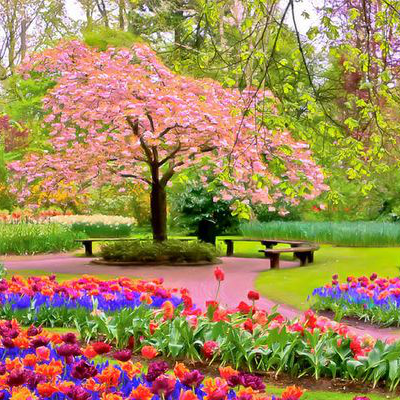
#> input picture IPMB/TUV0V.png, 400 x 400 px
$ jupyter execute --allow-errors koch-zhao.ipynb
#> lines starting #> are read from the running program, lines starting #| are printed output that depends on the picture
[cell 1]
import numpy as np
import random
from PIL import Image
from skimage import io
from skimage.util import view_as_blocks
from scipy.fftpack import dct, idct
# from studfile_dct import dct, idct

u1, v1 = 4, 5
u2, v2 = 5, 4
n = 8
P = 25
layer_to_modify = 2
print_matrix = True

def double_to_byte(arr):
    return np.uint8(np.round(np.clip(arr, 0, 255), 0))

def increment_abs(x):
    return x + 1 if x >= 0 else x - 1

def decrement_abs(x):
    if np.abs(x) <= 1:
        return 0
    else:
        return x - 1 if x >= 0 else x + 1

def abs_diff_coefs(transform):
    return abs(transform[u1, v1]) - abs(transform[u2, v2])

def valid_coefficients(transform, bit, threshold):
    difference = abs_diff_coefs(transform)
    if (bit == 0) and (difference > threshold):
        return True
    elif (bit == 1) and (difference < -threshold):
        return True
    else:
        return False

def change_coefficients(transform, bit):
    coefs = transform.copy()
    if bit == 0:
        coefs[u1, v1] = increment_abs(coefs[u1, v1])
        coefs[u2, v2] = decrement_abs(coefs[u2, v2])
    elif bit == 1:
        coefs[u1, v1] = decrement_abs(coefs[u1, v1])
        coefs[u2, v2] = increment_abs(coefs[u2, v2])
    return coefs

def embed_bit(block, bit):
    patch = block.copy()
    coefs = dct(dct(patch, axis=0), axis=1)
    while not valid_coefficients(coefs, bit, P) or (bit != retrieve_bit(patch)):
        coefs = change_coefficients(coefs, bit)
        patch = double_to_byte(idct(idct(coefs, axis=0), axis=1)/(2*n)**2)
    global print_matrix
    # [5 lines of commented-out code are left out]
    return patch

def embed_message(orig, msg):
    changed = orig.copy()
    blue = changed[:, :, layer_to_modify]
    # [6 lines of commented-out code are left out]
    blocks = view_as_blocks(blue, block_shape=(n, n))
    h = blocks.shape[1]
    for index, bit in enumerate(msg):
        i = index // h
        j = index % h
        block = blocks[i, j]
        blue[i*n: (i+1)*n, j*n: (j+1)*n] = embed_bit(block, bit) # embedding The Bit into all pixels of current block
    changed[:, :, 2] = blue
    return changed

def retrieve_bit(block):
    transform = dct(dct(block, axis=0), axis=1)
    return 0 if abs_diff_coefs(transform) > 0 else 1

def retrieve_message(img, length):
    blocks = view_as_blocks(img[:, :, layer_to_modify], block_shape=(n, n))
    h = blocks.shape[1]
    return [retrieve_bit(blocks[index//h, index%h]) for index in range(length)]


original = io.imread('./TUV0V.png')
#> original is the input picture: shape (400, 400, 3); mean R, G, B 161.8, 136.8, 88.9
test_message = [random.randint(0, 1) for i in range(int(400 * 400 / n / n))]
images = [original]

for i in range(2, 3):
    layer_to_modify = i
    changed = embed_message(original, test_message)
    retrieved_message = retrieve_message(changed, len(test_message))
    print('Retrieved message', retrieved_message)
    print('Messages are equal:', test_message == retrieved_message)
    images.append(changed)
#> this loop made 1 pass
#> (printed output is left out)
#> pass 1, in embed_message, `blue = changed[:, :, layer_to_modify]`:
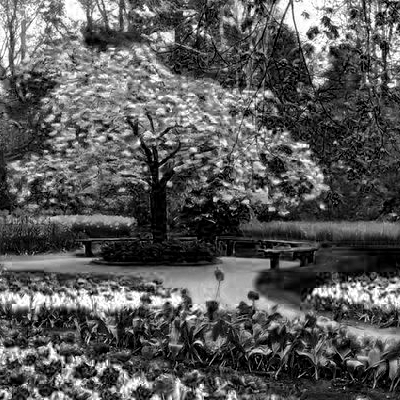
#> blue: shape (400, 400); min 0, max 255, mean 88.9
#> after the loop, images = 2 items

io.imshow(np.hstack(images))
io.imsave('from.png', original)
io.imsave('to.png', changed)
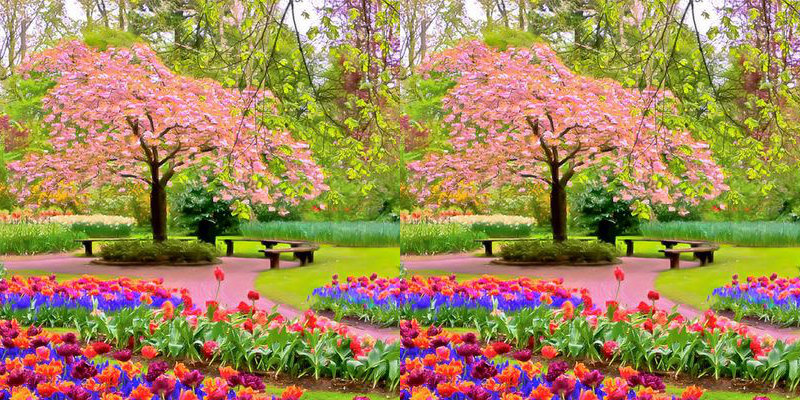
#> shown: shape (400, 800, 3); mean R, G, B 161.8, 136.8, 88.9

[cell 2]
from PIL import Image
import os

def combine_images(folder_path, output_path):
    # Get all image filenames
    image_files = sorted([f for f in os.listdir(folder_path)])

    # Check if there are enough images
    if len(image_files) != 64:
        raise ValueError(f"Expected 64 images, found {len(image_files)}")

    # Calculate dimensions
    num_rows = 13
    num_cols = 5
    total_images = num_rows * num_cols

    if len(image_files) > total_images:
        raise ValueError(f"More images ({len(image_files)}) than expected slots ({total_images})")

    # Open all images
    images = [Image.open(os.path.join(folder_path, f)) for f in image_files]

    # Create a new image with the combined dimensions
    combined_width = images[0].width * num_cols
    combined_height = images[0].height * num_rows
    combined_image = Image.new('RGB', (combined_width, combined_height))

    # Paste images onto the new image
    for i, img in enumerate(images):
        row = i // num_cols
        col = i % num_cols
        combined_image.paste(img, (col * img.width, row * img.height))

    # Save the combined image
    combined_image.save(output_path)
    print(f"Combined image saved to {output_path}")

# Usage
folder_path = "/home/aleh/Downloads/frames"
output_path = "combined_image.jpg"
#> (the rest of this cell did not finish here and is left out)

[cell 3]
def print_markdown_table(arr: list):
    # Check if the array is empty
    if len(arr) == 0:
        print("| |")
        print("|---|")
        return

    # Ensure the array is 8x8
    arr = [[cell for cell in row] for row in arr[:8]]

    # Print header row
    print("|", end="")
    for _ in range(len(arr[0])):
        print(" | ", end="")

    # Print separator row
    print("\n|", end="")
    for _ in range(len(arr[0]) + 1):
        print("--- | ", end="")

    # Print each row of the table
    for row in arr:
        print("\n|", end="")
        for cell in row:
            print(f"{cell:.2f} | ", end="")
    print('')

[cell 4]
import numpy as np
import random
from skimage import io
from skimage.util import view_as_blocks
from scipy.fftpack import dct, idct

u1, v1 = 4, 5
u2, v2 = 5, 4
n = 8
P = 25
layer_to_modify = 2

def double_to_byte(arr):
    return np.uint8(np.round(np.clip(arr, 0, 255), 0))

def increment_abs(x):
    return x + 1 if x >= 0 else x - 1

def decrement_abs(x):
    if np.abs(x) <= 1:
        return 0
    else:
        return x - 1 if x >= 0 else x + 1

def abs_diff_coefs(transform):
    return abs(transform[u1, v1]) - abs(transform[u2, v2])

def valid_coefficients(transform, bit, threshold):
    difference = abs_diff_coefs(transform)
    if (bit == 0) and (difference > threshold):
        return True
    elif (bit == 1) and (difference < -threshold):
        return True
    else:
        return False

def change_coefficients(transform, bit):
    coefs = transform.copy()
    if bit == 0:
        coefs[u1, v1] = increment_abs(coefs[u1, v1])
        coefs[u2, v2] = decrement_abs(coefs[u2, v2])
    elif bit == 1:
        coefs[u1, v1] = decrement_abs(coefs[u1, v1])
        coefs[u2, v2] = increment_abs(coefs[u2, v2])
    return coefs

def embed_bit(block, bit):
    patch = block.copy()
    coefs = dct(dct(patch, axis=0), axis=1)
    while not valid_coefficients(coefs, bit, P) or (bit != retrieve_bit(patch)):
        coefs = change_coefficients(coefs, bit)
        patch = double_to_byte(idct(idct(coefs, axis=0), axis=1)/(2*n)**2)
    return patch

def embed_message(orig, msg):
    changed = orig.copy()
    blue = changed[:, :, layer_to_modify]
    blocks = view_as_blocks(blue, block_shape=(n, n))
    h = blocks.shape[1]
#> h = 50
    for index, bit in enumerate(msg):
        i = index // h
        j = index % h
        block = blocks[i, j]
        blue[i*n: (i+1)*n, j*n: (j+1)*n] = embed_bit(block, bit)
#> this loop made 2500 passes
    changed[:, :, 2] = blue
    return changed

def retrieve_bit(block):
    transform = dct(dct(block, axis=0), axis=1)
    return 0 if abs_diff_coefs(transform) > 0 else 1

def retrieve_message(img, length):
    blocks = view_as_blocks(img[:, :, layer_to_modify], block_shape=(n, n))
    h = blocks.shape[1]
    return [retrieve_bit(blocks[index//h, index%h]) for index in range(length)]


original = io.imread('./TUV0V.png')
test_message = [random.randint(0, 1) for i in range(int(400 * 400 / n / n))]
images = [original]

changed = embed_message(original, test_message)
retrieved_message = retrieve_message(changed, len(test_message))
print('Retrieved message', retrieved_message)
print('Messages are equal:', test_message == retrieved_message)
images.append(changed)

io.imshow(np.hstack(images))
